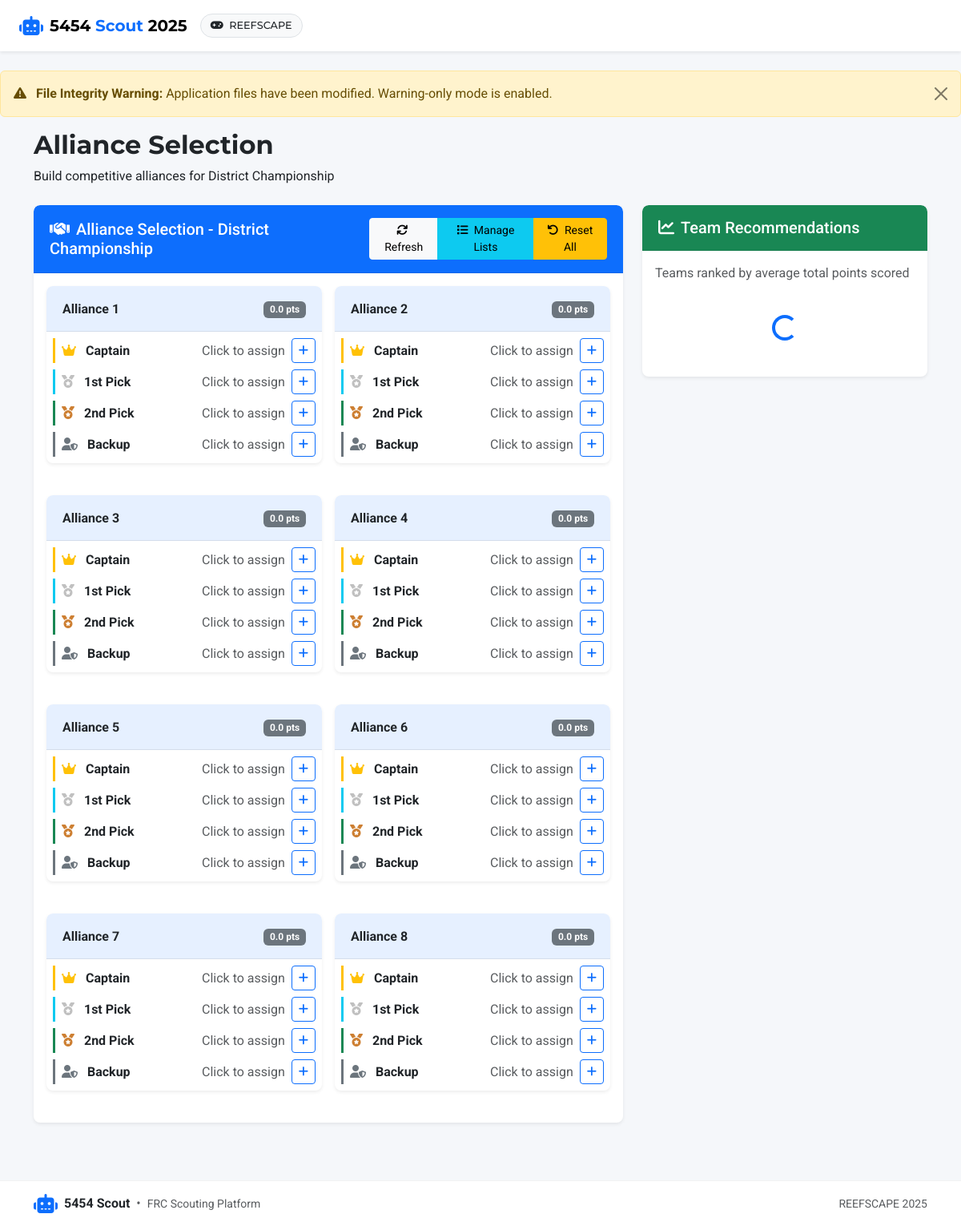
The page /alliances/ on the database as committed earlier.
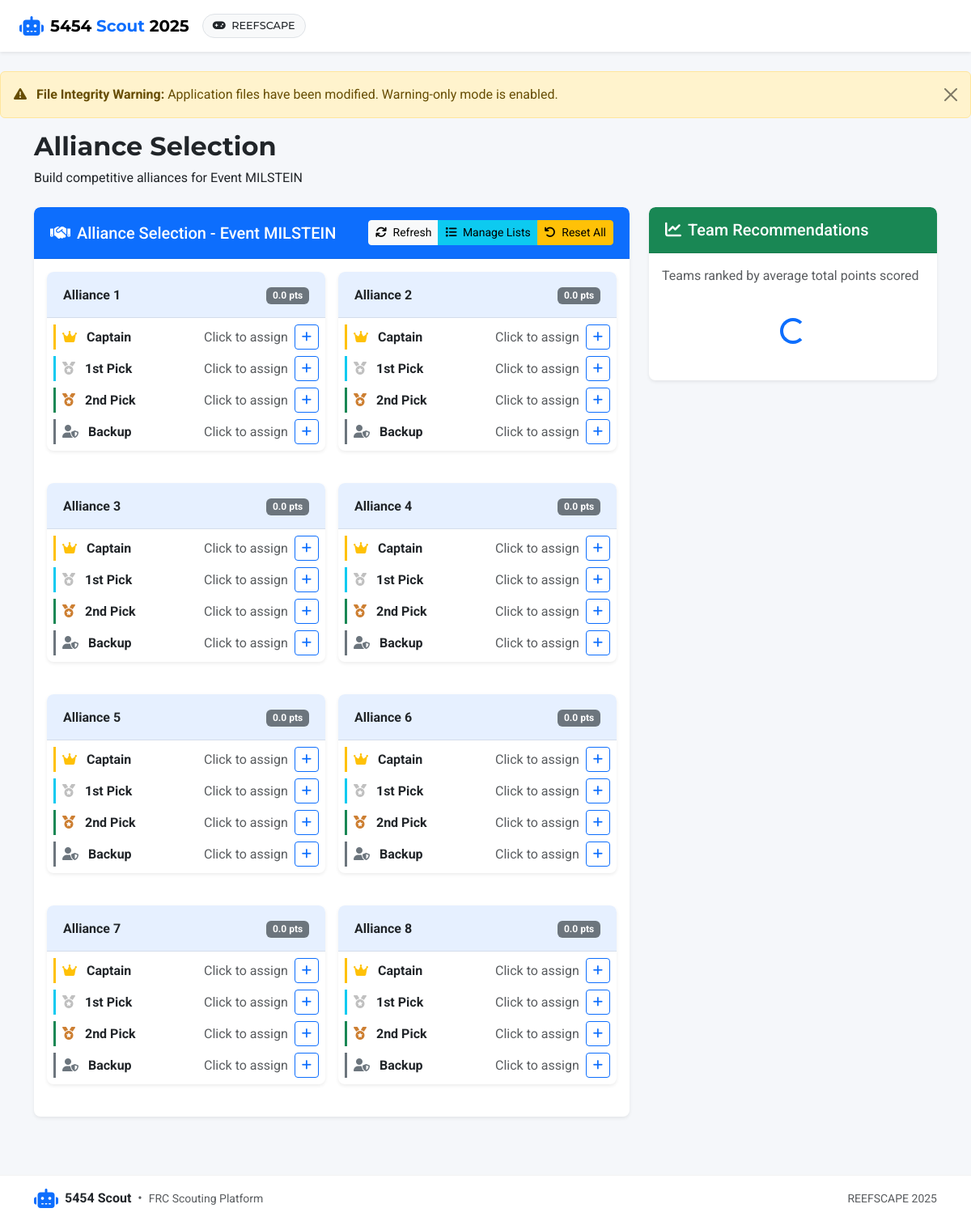
The same page on the database as committed later.
### app/models.py (models this page shows, shortened)
class Event(db.Model):
    id = db.Column(db.Integer, primary_key=True)
    name = db.Column(db.String(100), nullable=False)
    code = db.Column(db.String(20), unique=True)  # Event code like "CALA" or "NYRO"
    location = db.Column(db.String(100))
    start_date = db.Column(db.Date)
    end_date = db.Column(db.Date)
    year = db.Column(db.Integer, nullable=False)
    matches = db.relationship('Match', backref='event', lazy=True)

### app/routes/alliances.py (the view)
@bp.route('/')
def index():
    events = Event.query.order_by(Event.year.desc(), Event.start_date.desc()).all()
    current_event = events[0] if events else None
    if not current_event:
        flash('No events found. Please create an event first.', 'warning')
        return redirect(url_for('main.index'))
    alliances = AllianceSelection.query.filter_by(event_id=current_event.id).order_by(AllianceSelection.alliance_number).all()
    if len(alliances) < 8:
        for i in range(1, 9):
            existing = next((a for a in alliances if a.alliance_number == i), None)
            if not existing:
                new_alliance = AllianceSelection(alliance_number=i, event_id=current_event.id)
                db.session.add(new_alliance)
        db.session.commit()
        alliances = AllianceSelection.query.filter_by(event_id=current_event.id).order_by(AllianceSelection.alliance_number).all()
    return render_template('alliances/index.html',
                         alliances=alliances,
                         current_event=current_event,
                         events=events)

### app/routes/auth.py (called while the page is built)
@bp.app_context_processor
def inject_auth_vars():
    return {
        'current_user': current_user,
        'user_has_role': lambda role: current_user.is_authenticated and current_user.has_role(role)
    }

### run.py (called while the page is built)
@app.before_request
def check_first_run():
    if not User.query.first() and request.path != '/auth/login':
        flash('Database is being initialized. Please wait...', 'info')
        return redirect(url_for('auth.login'))

### app/templates/alliances/index.html (shortened to what the changed rows need)
{% extends 'base.html' %}
{% block heading %}Alliance Selection{% endblock %}
{% block subheading %}Build competitive alliances for {{ current_event.name }}{% endblock %}
{% block content %}
<div class="row mb-4">
    <div class="col-md-8">
        <div class="card">
            <div class="card-header bg-primary text-white d-flex justify-content-between align-items-center">
                <h5 class="mb-0">
                    <i class="fas fa-handshake me-2"></i>Alliance Selection - {{ current_event.name }}
                </h5>
                <div class="btn-group" role="group">
                    <button class="btn btn-light btn-sm" id="refresh-recommendations">
                    </button>
                    <a href="{{ url_for('alliances.manage_lists', event_id=current_event.id) }}"
                       class="btn btn-info btn-sm">
                    </a>
                    <a href="{{ url_for('alliances.reset_alliances', event_id=current_event.id) }}"
                       class="btn btn-warning btn-sm"
                       onclick="return confirm('Are you sure you want to reset all alliance selections?')">
                    </a>
                </div>
            </div>
        </div>
    </div>
</div>
{% endblock %}

Rows that differ between the two databases and show on the page:
removed Event: name "District Championship"
now on this page (row edited): Event: name "Event MILSTEIN"
